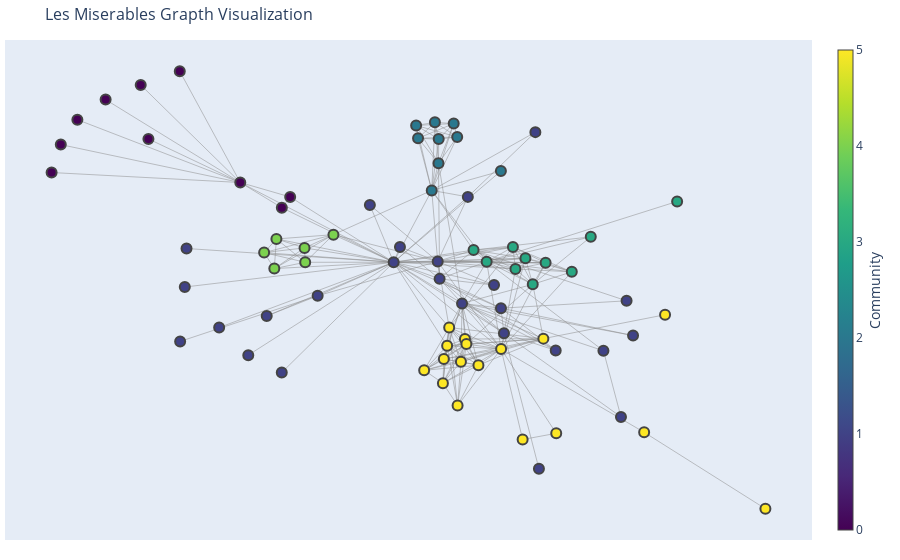

Source (notebook cell):
### Code cell
import plotly.graph_objects as go
import networkx as nx

edge_trace = go.Scatter(
    x=[],
    y=[],
    line=dict(width=0.5, color='#888'),
    hoverinfo='none',
    mode='lines'
)

for edge in G.edges():
    x0, y0 = pos[edge[0]]
    x1, y1 = pos[edge[1]]
    edge_trace['x'] += tuple([x0, x1, None])
    edge_trace['y'] += tuple([y0, y1, None])
    
# create a trace for the nodes
node_trace = go.Scatter(
    x=[],
    y=[],
    text=[],
    mode='markers',
    hoverinfo='text',
    marker=dict(
        showscale=True,
        colorscale='Viridis',
        color=[],
        size=10,
        colorbar=dict(
            thickness=15,
            title='Community',
            xanchor='left',
            titleside='right'
        ),
        line=dict(width=2)
    )
)

for node in G.nodes():
    x, y = pos[node]
    node_trace['x'] += tuple([x])
    node_trace['y'] += tuple([y])
    node_trace['text'] += tuple([f"Chracter: {node} | Community: {partition[node]}"])
    node_trace['marker']['color'] += tuple([partition[node]])

# create a layout for the plot
layout = go.Layout(
    title='Les Miserables Grapth Visualization',
    titlefont=dict(size=16),
    showlegend=False,
    hovermode='closest',
    margin=dict(b=20, l=5, r=5, t=40),
    xaxis=dict(showgrid=False, zeroline=False, showticklabels=False),
    yaxis=dict(showgrid=False, zeroline=False, showticklabels=False)
)

# create a Figure and display the interactive plot
fig = go.Figure(data=[edge_trace, node_trace], layout=layout)
fig.show()

### Figure 1 — Plotly figure (JSON) as saved in the notebook; plotly's stock layout.template omitted (floating-point values rounded to 4 significant figures; data arrays with more than 128 entries replaced by an {"elided": "..."} marker saying what was removed)
{"data": [{"hoverinfo": "none", "line": {"color": "#888", "width": 0.5}, "mode": "lines", "type": "scatter", "x": {"elided": "762 float values"}, "y": {"elided": "762 float values"}}, {"hoverinfo": "text", "marker": {"color": [0, 0, 0, 0, 0, 0, 0, 0, 0, 0, 1, 1, 2, 1, 1, 1, 2, 2, 2, 2, 2, 2, 2, 2, 3, 3, 1, 1, 1, 4, 1, 1, 1, 1, 4, 4, 4, 4, 4, 1, 3, 3, 3, 1, 1, 1, 5, 5, 5, 1, 1, 1, 1, 1, 1, 1, 1, 5, 5, 5, 5, 5, 5, 5, 5, 5, 5, 5, 3, 3, 3, 3, 1, 5, 5, 3, 5], "colorbar": {"thickness": 15, "title": {"side": "right", "text": "Community"}, "xanchor": "left"}, "colorscale": [[0, "#440154"], [0.1111, "#482878"], [0.2222, "#3e4989"], [0.3333, "#31688e"], [0.4444, "#26828e"], [0.5556, "#1f9e89"], [0.6667, "#35b779"], [0.7778, "#6ece58"], [0.8889, "#b5de2b"], [1, "#fde725"]], "line": {"width": 2}, "showscale": true, "size": 10}, "mode": "markers", "text": ["Chracter: Napoleon | Community: 0", "Chracter: Myriel | Community: 0", "Chracter: MlleBaptistine | Community: 0", "Chracter: MmeMagloire | Community: 0", "Chracter: CountessDeLo | Community: 0", "Chracter: Geborand | Community: 0", "Chracter: Champtercier | Community: 0", "Chracter: Cravatte | Community: 0", "Chracter: Count | Community: 0", "Chracter: OldMan | Community: 0", "Chracter: Valjean | Community: 1", "Chracter: Labarre | Community: 1", "Chracter: Marguerite | Community: 2", "Chracter: MmeDeR | Community: 1", "Chracter: Isabeau | Community: 1", "Chracter: Gervais | Community: 1", "Chracter: Listolier | Community: 2", "Chracter: Tholomyes | Community: 2", "Chracter: Fameuil | Community: 2", "Chracter: Blacheville | Community: 2", "Chracter: Favourite | Community: 2", "Chracter: Dahlia | Community: 2", "Chracter: Zephine | Community: 2", "Chracter: Fantine | Community: 2", "Chracter: MmeThenardier | Community: 3", "Chracter: Thenardier | Community: 3", "Chracter: Cosette | Community: 1", "Chracter: Javert | Community: 1", "Chracter: Fauchelevent | Community: 1", "Chracter: Bamatabois | Community: 4", "Chracter: Perpetue | Community: 1", "Chracter: Simplice | Community: 1", "Chracter: Scaufflaire | Community: 1", "Chracter: Woman1 | Community: 1", "Chracter: Judge | Community: 4", "Chracter: Champmathieu | Community: 4", "Chracter: Brevet | Community: 4", "Chracter: Chenildieu | Community: 4", "Chracter: Cochepaille | Community: 4", "Chracter: Pontmercy | Community: 1", "Chracter: Boulatruelle | Community: 3", "Chracter: Eponine | Community: 3", "Chracter: Anzelma | Community: 3", "Chracter: Woman2 | Community: 1", "Chracter: MotherInnocent | Community: 1", "Chracter: Gribier | Community: 1", "Chracter: MmeBurgon | Community: 5", "Chracter: Jondrette | Community: 5", "Chracter: Gavroche | Community: 5", "Chracter: Gillenormand | Community: 1", "Chracter: Magnon | Community: 1", "Chracter: MlleGillenormand | Community: 1", "Chracter: MmePontmercy | Community: 1", "Chracter: MlleVaubois | Community: 1", "Chracter: LtGillenormand | Community: 1", "Chracter: Marius | Community: 1", "Chracter: BaronessT | Community: 1", "Chracter: Mabeuf | Community: 5", "Chracter: Enjolras | Community: 5", "Chracter: Combeferre | Community: 5", "Chracter: Prouvaire | Community: 5", "Chracter: Feuilly | Community: 5", "Chracter: Courfeyrac | Community: 5", "Chracter: Bahorel | Community: 5", "Chracter: Bossuet | Community: 5", "Chracter: Joly | Community: 5", "Chracter: Grantaire | Community: 5", "Chracter: MotherPlutarch | Community: 5", "Chracter: Gueulemer | Community: 3", "Chracter: Babet | Community: 3", "Chracter: Claquesous | Community: 3", "Chracter: Montparnasse | Community: 3", "Chracter: Toussaint | Community: 1", "Chracter: Child1 | Community: 5", "Chracter: Child2 | Community: 5", "Chracter: Brujon | Community: 3", "Chracter: MmeHucheloup | Community: 5"], "type": "scatter", "x": [-0.8016, -0.4527, -0.3451, -0.3235, -0.7106, -0.8747, -0.6095, -0.9177, -0.6907, -0.9415, -0.05538, -0.5074, 0.2224, -0.5965, -0.432, -0.3453, 0.002808, 0.06067, 0.1002, 0.05147, 0.007781, 0.1092, 0.06124, 0.04323, 0.1516, 0.1855, 0.06359, 0.05867, -0.2523, -0.2114, 0.3117, 0.1367, -0.592, -0.117, -0.2862, -0.2846, -0.3909, -0.3591, -0.3646, 0.488, 0.6789, 0.3049, 0.4552, -0.03907, -0.3842, -0.6085, 0.5935, 0.9076, 0.2229, 0.2225, 0.548, 0.2303, 0.5335, 0.3209, 0.3643, 0.1217, 0.5647, 0.3324, 0.08842, 0.1294, 0.02362, 0.07459, 0.133, 0.1642, 0.08313, 0.1189, 0.07219, 0.6477, 0.2859, 0.26, 0.2535, 0.3382, 0.2046, 0.2787, 0.3657, 0.4061, 0.1102], "y": [0.7124, 0.3654, 0.26, 0.3049, 0.7736, 0.6284, 0.8311, 0.524, 0.5479, 0.4072, 0.03175, -0.2416, 0.4134, -0.07204, -0.3571, -0.4297, 0.6042, 0.4462, 0.612, 0.6172, 0.5505, 0.556, 0.5471, 0.3323, 0.08265, 0.03417, -0.03787, 0.03518, -0.1085, 0.1472, 0.5763, 0.3053, 0.0892, 0.2713, 0.09173, 0.03151, 0.07202, 0.1291, 0.005172, -0.3387, 0.2862, -0.0606, 0.138, 0.09526, -0.1934, -0.2996, -0.68, -1.0, -0.3315, -0.1606, -0.1297, -0.2659, -0.6156, -0.8321, -0.3375, -0.1405, -0.2751, -0.288, -0.2416, -0.2897, -0.4205, -0.3737, -0.3107, -0.399, -0.318, -0.3851, -0.4743, -0.188, 0.04796, 0.003651, 0.09528, 0.02913, -0.06398, -0.7103, -0.6843, -0.008529, -0.5681]}], "layout": {"hovermode": "closest", "margin": {"b": 20, "l": 5, "r": 5, "t": 40}, "showlegend": false, "title": {"font": {"size": 16}, "text": "Les Miserables Grapth Visualization"}, "xaxis": {"showgrid": false, "showticklabels": false, "zeroline": false}, "yaxis": {"showgrid": false, "showticklabels": false, "zeroline": false}}}
